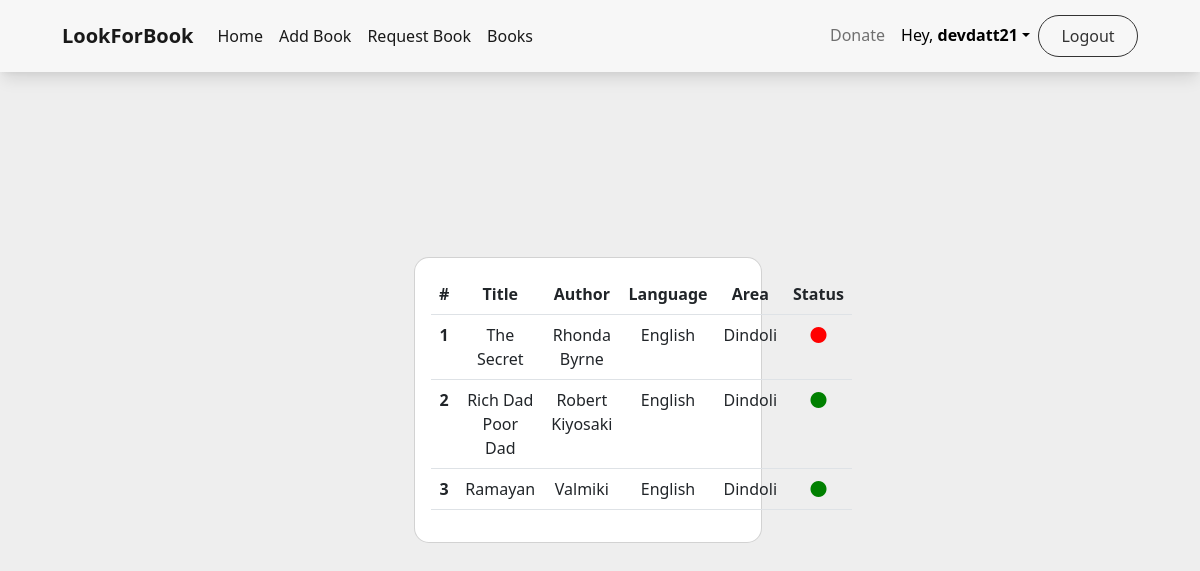
Screenshot of /user_book_list/ (signed in) with the database file from the repository.
### home/models.py (models this page shows, shortened)
class Book_Deatails(models.Model):
    user = models.ForeignKey(User, on_delete=models.CASCADE)
    email = models.CharField(max_length=200,null =True ,blank=True)
    book_title = models.CharField(max_length=200,null =True ,blank=True)
    isbn = models.CharField(max_length=13,null=True ,blank=True)
    city = models.CharField(max_length=60,null=True ,blank=True)
    book_author = models.CharField(max_length=200,null =True ,blank=True)
    book_category = models.CharField(max_length=200,null =True ,blank=True)
    book_language = models.CharField(max_length=200,null =True ,blank=True)
    book_des = models.TextField(null =True ,blank=True)
    is_active = models.BooleanField(null= True ,blank=True ,default= False)
    book_img = models.ImageField(upload_to='bookimg/', default='bookimg/default.jpg', max_length=200,null =True ,blank=True)

### home/views.py (the view)
# urls.py: path('user_book_list/',views.user_book_list,name="user_book_list"),
def user_book_list(request):
    user = request.user
    booklist = Book_Deatails.objects.filter(user = user)
    return render(request,"user_book_list.html",{"booklist":booklist})

### template/user_book_list.html (shortened to what this page needs)
{% extends 'master.html'%}
{% block content %}
{% load static %}
<section class="vh-100" style="background-color: #eee;">
    <div class="container py-5 h-100">
      <div class="row w-100 d-flex justify-content-center align-items-center h-100">
        <div class="col-md-12 col-xl-4">
          <div class="card" style="border-radius: 15px;">
            <div class="card-body text-center">
                <table class="table">
                    <thead>
                      <tr>
                        <th scope="col">#</th>
                        <th scope="col">Title</th>
                        <th scope="col">Author</th>
                        <th scope="col">Language</th>
                        <th scope="col">Area</th>
                        <th scope="col">Status</th>
                      </tr>
                    </thead>
                    <tbody>
                    {% for book in booklist %}
                      <tr>
                        <th scope="row">{{ forloop.counter }}</th>
                        <td>{{book.book_title}}</td>
                        <td>{{book.book_author}}</td>
                        <td>{{book.book_language}}</td>
                        <td>{{book.city}}</td>
                        <td>{% if book.is_active %}
                          <a href="/active/?book_uid={{book.id}}">
                          <i class="fa-solid fa-circle" style="color:green"> </i>
                          </a>
                            {% else %}
                            <a href="/active/?book_uid={{book.id}}">
                            <i class="fa-solid fa-circle" style="color:red"></i>
                            </a>
                            {% endif %}
                        </td>
                      </tr>
                    {% endfor %}
                    </tbody>
                  </table>
            </div>
          </div>
        </div>
      </div>
    </div>
  </section>
{% endblock content %}

### template/master.html (shortened to what this page needs)
<!DOCTYPE html>
<html lang="en">
<head>
    {% load static %}
    <link rel="stylesheet" href="https://cdnjs.cloudflare.com/ajax/libs/font-awesome/6.1.2/css/all.min.css"
    />
    <link rel="stylesheet" href="{% static 'css/bootstrap.min.css'%}">
    <link rel="stylesheet" href="{% static 'css/style.css'%}">
</head>
<body>
    <nav class="navbar navbar-expand-lg bg-light">
        <div class="container-fluid">
            <a class="navbar-brand" href="/"><b> <script src="https://cdn.lordicon.com/xdjxvujz.js"></script>
            </lord-icon>  LookForBook</b></a>
            <div class="collapse navbar-collapse" id="navbarSupportedContent">
                <ul class="navbar-nav me-auto mb-2 mb-lg-0">
                    <li class="nav-item">
                        <a class="nav-link active" aria-current="page" href="/">
                            </lord-icon> Home</a>
                        <li class="nav-item">
                            <a class="nav-link active" aria-current="page" href="/add_book/">
                                </lord-icon> Add Book</a>
                        </li>
                        <li class="nav-item">
                            <a class="nav-link active" aria-current="page" href="/request/">
                                </lord-icon> Request Book</a>
                        </li>
                        <li class="nav-item">
                            <a class="nav-link active" aria-atomic="true" href="/books/">
                                </lord-icon>Books</a>
                        </li>
                    </li>
                </ul>
                <div class="d-flex">
                    <ul class="navbar-nav me-auto mb-2 mb-lg-0">
                        <li>
                            <a class="nav-link" href="/donate/">
                                Donate</a>
                        </li>
                        {% if user.is_authenticated %} {% if user.is_superuser%}
                        <li><a class="nav-link dropdown-toggle" href="/admin/">Hello,<b>{{user.username}}</b></a></li>
                        {% else %}
                        <li><a class="nav-link dropdown-toggle" style="color: black;" href="/profile/">Hey,  <b>{{user.username}}</b></a></li>
                        {%endif%}
                        <li><a class="nav-link login-btn" href="/logout/">Logout</a></li>
                        {% else %}
                        <li><a class="nav-link login-btn" href="/login/">login</a></li>
                        <li><a class="nav-link login-btn" href="/signup/">signup</a></li>
                        {% endif %}
                    </ul>
                </div>
            </div>
        </div>
    </nav>
    {% block content %} {% endblock content %}
</body>
</html>

### static/css/style.css (style rules this page uses)
.navbar { position: fixed; top: 0; left: 0; right: 0; padding: 15px 50px; z-index: 2000; }
.bg-light { --bs-bg-opacity: 1; background-color: #f7f7f7 !important; box-shadow: rgba(0, 0, 0, 0.1) 0px 10px 15px -3px, rgba(0, 0, 0, 0.05) 0px 4px 6px -2px; }
.row { align-items: center; }
.login-btn { border-radius: 28px; border: 1px solid #333; width: 100px; text-align: center; color: #333; }

### rows the page displays
Book_Deatails: book_title "The Secret", book_author "Rhonda Byrne", book_language "English", city "Dindoli"
Book_Deatails: book_title "Rich Dad Poor Dad", book_author "Robert Kiyosaki", book_language "English", city "Dindoli"
Book_Deatails: book_title "Ramayan", book_author "Valmiki", book_language "English", city "Dindoli"

### other values shown
{{ user.username }} "devdatt21"
